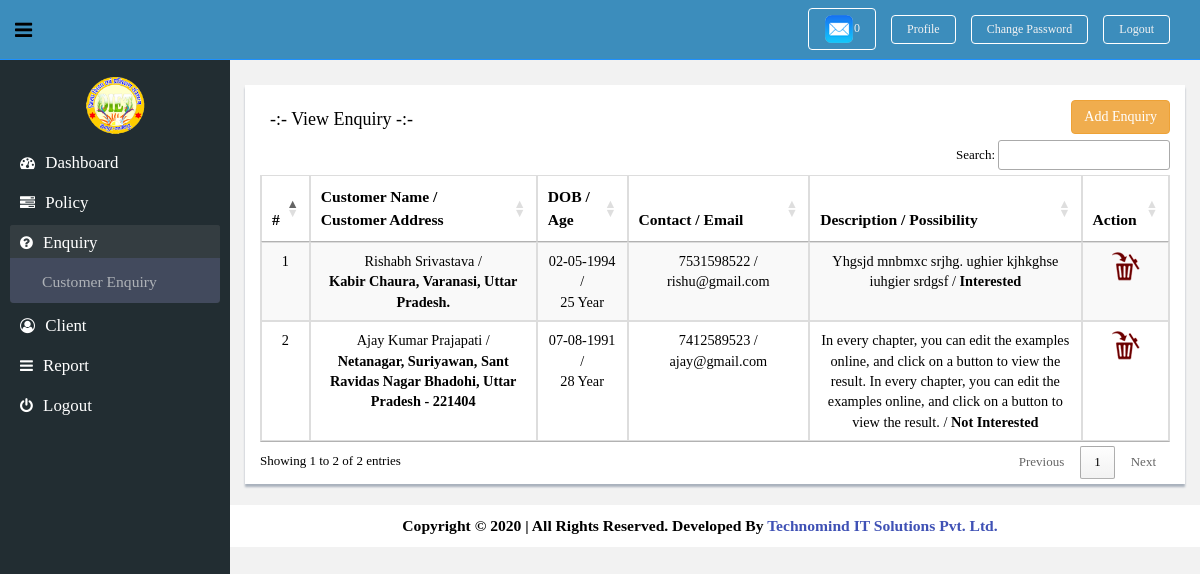
/enquiryView.php, run on the app's committed database.
### tables this page shows
CREATE TABLE `enquiry` (
  `id` int(11) NOT NULL,
  `customer_name` varchar(255) NOT NULL,
  `customer_address` varchar(255) NOT NULL,
  `customer_dob` varchar(255) NOT NULL,
  `customer_age` varchar(255) NOT NULL,
  `contact` varchar(255) NOT NULL,
  `email` varchar(255) NOT NULL,
  `possibility` varchar(255) NOT NULL,
  `description` varchar(10000) NOT NULL
);

### action.php (called while the page is built, shortened)
<?php
	include_once 'dataBase/db.php';
	class CrudFunction extends dataBase
	{
		public function selectRecord($table) {
			$sql = "SELECT * FROM ".$table;
			$array = array();
			$query = $this->conn->query($sql);
			while($res_policy = $query->fetch_assoc()) {
				$array[] = $res_policy;
			}
			return $array;
		}
	}
	$crud = new CrudFunction;
?>

### dataBase/db.php (called while the page is built, shortened)
<?php
	class dataBase {
		protected $host = 'localhost';
		protected $user = 'root';
		protected $pass = '';
		protected $db = 'lic_india';
		public function __construct () {
			$this->conn = new mysqli ($this->host, $this->user, $this->pass, $this->db);
		}
	}
?>

### enquiryView.php (the view, shortened to what this page needs)
<?php
	$page = 'enquiry';
	include_once 'header.php';
	include_once 'action.php';
?>
<section id="main-content">
	<section class="wrapper">
		<div class="row mt">
			<div class="col-md-12">
				<div class="content-panel">
					<div class="container-fluid">
						<div class="title">
							<h4>-:- View Enquiry -:-</h4>
							<a href="enquiryAdd.php" class="btn btn-warning"> Add Enquiry </a>
						</div>
						<div class="clearfix"></div>
						<table id="example" class="table table-striped table-advance table-hover table-bordered table-responsive">
							<thead>
								<tr>
									<th> # </th>
									<th> Customer Name /<br> Customer Address </th>
									<th> DOB / Age </th>
									<th> Contact / Email </th>
									<th> Description / Possibility </th>
									<th> Action </th>
								</tr>
							</thead>
							<tbody>
							<?php
								$num = 1;
								$enq = $crud->selectRecord('enquiry');
								foreach($enq as $cus_enq) {
							?>
								<tr>
									<td> <?php echo $num; ?> </td>
									<td width="25%"> <?php echo $cus_enq['customer_name'].' /<br><b>'.$cus_enq['customer_address'].'</b>'; ?> </td>
									<td width="10%"> <?php echo date('d-m-Y', strtotime($cus_enq['customer_dob'])).' /<br>'.$cus_enq['customer_age']; ?> </td>
									<td width="20%"> <?php echo $cus_enq['contact'].' /<br>'.$cus_enq['email']; ?> </td>
									<td width="30%"> <?php echo $cus_enq['description'].' / <b>'.$cus_enq['possibility'].'</b>'; ?> </td>
									<td>
										<a href="enquiryView.php?enqDel=<?php echo $cus_enq['id']; ?>" onclick="return confirm('Are You Sure..!')">
											<img src="assets/images/trash.png">
										</a>
									</td>
								</tr>
							<?php $num++; } ?>
							</tbody>
						</table>
					</div>
				</div>
			</div>
		</div>
	</section>
</section>
<?php include_once 'footer.php'; ?>

### header.php (shortened to what this page needs)
<?php include_once 'database/db.php'; include_once 'action.php'; ?>
<!DOCTYPE html>
<html lang="en">
<head>
	<link href="assets/css/bootstrap.css" rel="stylesheet">
	<link href="assets/font-awesome/css/font-awesome.css" rel="stylesheet" />
	<link rel="stylesheet" type="text/css" href="assets/css/zabuto_calendar.css">
	<link rel="stylesheet" type="text/css" href="assets/js/gritter/css/jquery.gritter.css" />
	<link rel="stylesheet" type="text/css" href="assets/lineicons/style.css">
	<link href="assets/css/style.css" rel="stylesheet">
	<link href="assets/css/style-responsive.css" rel="stylesheet">
	<link rel="stylesheet" href="https://cdnjs.cloudflare.com/ajax/libs/font-awesome/4.7.0/css/font-awesome.min.css">
	<link href="https://cdn.datatables.net/1.10.19/css/jquery.dataTables.min.css" rel="stylesheet" />
	<link href="https://cdn.datatables.net/buttons/1.5.6/css/buttons.dataTables.min.css" rel="stylesheet" />
</head>
<body>
	<section id="container" >
		<header class="header black-bg">
			<div class="sidebar-toggle-box">
				<div class="fa fa-bars tooltips" data-placement="right"></div>
			</div>
			<div class="top-menu">
				<ul class="nav pull-right top-menu">
					<li>
						<?php
							$num = 0;
						?>
						<a class="logout" href="profile.php" style="margin-top:8px;"><img src="assets/images/msgLogo.png"><?php echo $num; ?>
						</a>
					</li>
					<li><a class="logout" href="profile.php"> Profile </a></li>
					<li><a class="logout" href="change_password.php">Change Password</a></li>
					<li><a class="logout" href="logout.php">Logout</a></li>
				</ul>
			</div>
		</header>
		<aside>
			<div id="sidebar" class="nav-collapse ">
				<ul class="sidebar-menu" id="nav-accordion">
					<p class="centered"><a href="profile.php"><img src="assets/images/dietLogo.png" class="img-circle" width="60"></a></p>
					<li class="sub-menu <?php if($page == 'index') { echo 'active'; } ?>">
						<a href="./">
							<i class="fa fa-dashboard"></i>
							<span>Dashboard</span>
						</a>
					</li>
					<li class="sub-menu <?php if($page == 'policy') { echo 'active'; } ?>">
                      	<a href="javascript:;" class="<?php if($page == 'policy') { echo 'active'; } ?>">
                          	<i class="fa fa-tasks"></i>
                          	<span> Policy </span>
                      	</a>
                  	</li>
                  	<li class="sub-menu <?php if($page == 'enquiry') { echo 'active'; } ?>">
                      	<a href="javascript:;" class="<?php if($page == 'enquiry') { echo 'active'; } ?>" >
                          	<i class="fa fa-question-circle"></i>
                          	<span> Enquiry </span>
                      	</a>
                      	<ul class="sub">
                          	<li><a  href="EnquiryView.php"> Customer Enquiry </a></li>
                      	</ul>
                  	</li>
                  	<li class="sub-menu <?php if($page == 'client') { echo 'active'; } ?>">
                      	<a href="javascript:;" class="<?php if($page == 'client') { echo 'active'; } ?>">
                          	<i class="fa fa-user-circle-o"></i>
                          	<span> Client </span>
                      	</a>
                  	</li>
                  	<li class="sub-menu <?php if($page == 'report') { echo 'active'; } ?>">
                      	<a href="javascript:;" class="<?php if($page == 'report') { echo 'active'; } ?>">
                          	<i class="fa fa-bars"></i>
                          	<span> Report </span>
                      	</a>
                  	</li>
					<li class="sub-menu">
						<a href="logout.php">
							<i class="fa fa-power-off"></i>
							<span>Logout</span>
						</a>
					</li>
              </ul>
          </div>
      </aside>

### footer.php (shortened to what this page needs)
<footer class="site-footer">
  <div class="text-center">
      Copyright &copy <?php echo date('Y'); ?> <?php  ?> | All Rights Reserved. Developed By <a href="http://www.thetechnomind.com/" target="_blank"> Technomind IT Solutions Pvt. Ltd. </a>
  </div>
</footer>
</section>
</body>
</html>

### assets/css/style.css (style rules this page uses)
body { color: #000; background: #f2f2f2; font-family: cambria; padding: 0px !important; margin: 0px !important; font-size:13px; }
ul li { list-style: none; }
a, a:hover, a:focus { text-decoration: none; outline: none; }
#container { width: 100%; height: 100%; }
.centered { text-align: center; }
.mt { margin-top: 25px; }
ul.top-menu > li > .logout { color: #f2f2f2; font-size: 12px; border-radius: 4px; -webkit-border-radius: 4px; border: 1px solid #fff !important; padding: 5px 15px; margin-right: 15px; margin-top: 15px; }
#sidebar { width: 230px; height: 100%; position: fixed; background: #222d32; }
#sidebar ul li { position: relative; }
#sidebar .sub-menu > .sub li { padding-left: 32px; }
#sidebar .sub-menu > .sub li:last-child { padding-bottom: 10px; }
ul.sidebar-menu , ul.sidebar-menu li ul.sub { margin: -2px 0 0; padding: 0; }
ul.sidebar-menu { margin-top: 75px; }
#sidebar > ul > li > ul.sub { display: none; }
#sidebar > ul > li.active > ul.sub, #sidebar > ul > li > ul.sub > li > a { display: block; }
ul.sidebar-menu li ul.sub li { background: #424a5d; margin-bottom: 0; margin-left: 0; margin-right: 0; }
ul.sidebar-menu li ul.sub li:last-child { border-radius: 0 0 4px 4px; -webkit-border-radius: 0 0 4px 4px; }
ul.sidebar-menu li ul.sub li a { font-size: 1.2em; padding: 6px 0; line-height: 35px; height: 35px; -webkit-transition: all 0.3s ease; -moz-transition: all 0.3s ease; -o-transition: all 0.3s ease; -ms-transition: all 0.3s ease; transition: all 0.3s ease; color: #aeb2b7; }
ul.sidebar-menu li { margin-bottom: 5px; margin-left:10px; margin-right:10px; }
ul.sidebar-menu li.sub-menu { line-height: 15px; }
ul.sidebar-menu li a span { display: inline-block; }
ul.sidebar-menu li a { color: #fff; text-decoration: none; display: block; padding: 10px 0 10px 10px; border-radius: 3px; font-size: 1.3em; outline: none; -webkit-transition: all 0.3s ease; -moz-transition: all 0.3s ease; -o-transition: all 0.3s ease; -ms-transition: all 0.3s ease; transition: all 0.3s ease; }
ul.sidebar-menu li a.active, ul.sidebar-menu li a:hover, ul.sidebar-menu li a:focus { background: #1e282c; color: #fff; display: block; -webkit-transition: all 0.3s ease; -moz-transition: all 0.3s ease; -o-transition: all 0.3s ease; -ms-transition: all 0.3s ease; transition: all 0.3s ease; }
ul.sidebar-menu li a i { font-size: 15px; padding-right: 6px; }
ul.sidebar-menu li a.active i { color: #fff; }
#main-content { margin-left: 210px; }
.header, .footer { min-height: 60px; padding: 0 15px; }
.header { position: fixed; left: 0; right: 0; z-index: 1002; }
.black-bg { background: #3c8dbc; border-bottom: 1px solid dodgerblue; }
.wrapper { display: inline-block; margin-top: 60px; padding-left: 35px; padding-right: 15px; padding-bottom: 15px; padding-top: 0px; width: 100%; }
#top_menu .nav > li, ul.top-menu > li { float: left; }
ul.top-menu > li > a { color: #666666; font-size: 16px; border-radius: 4px; -webkit-border-radius: 4px; border:1px solid #666666 !important; padding: 2px 6px; margin-right: 15px; }
.sidebar-toggle-box { float: left; padding-right: 15px; margin-top: 20px; }
.sidebar-toggle-box .fa-bars { cursor: pointer; display: inline-block; font-size: 20px; }
.content-panel { background: #ffffff; box-shadow: 0px 3px 2px #aab2bd; padding-top: 15px; padding-bottom: 5px; }
.content-panel h4 { margin-left: 10px; }
.site-footer { background: #fff; color: #000; font-weight: bold; font-size: 1.2em; padding-left: 200px; padding-top: 10px; padding-bottom: 10px; }
.content-panel .title h4 { float: left; }
.content-panel .title a { float: right; }
.nav-collapse .sidebar-menu .active { background-color: #343d41; border-radius: 3px; }

### enquiryView.php (style rules this page uses)
tr th { font-size: 1.2em; text-align: center; }
tr td { font-size: 1.1em; text-align: center; }

### data on the page
enquiry: customer_name "Rishabh Srivastava", customer_address "Kabir Chaura, Varanasi, Uttar Pradesh.", customer_dob "02-05-1994", customer_age "25 Year", contact "7531598522", email "rishu@gmail.com", description "Yhgsjd mnbmxc srjhg. ughier kjhkghse iuhgier srdgsf", possibility "Interested"
enquiry: customer_name "Ajay Kumar Prajapati", customer_address "Netanagar, Suriyawan, Sant Ravidas Nagar Bhadohi, Uttar Pradesh - 221404", customer_dob "07-08-1991", customer_age "28 Year", contact "7412589523", email "ajay@gmail.com", description "In every chapter, you can edit the examples online, and click on a button to view the result. In every chapter, you can edit the examples online, and click on a button to view the result.", possibility "Not Interested"

### other printed values
$num "0"
